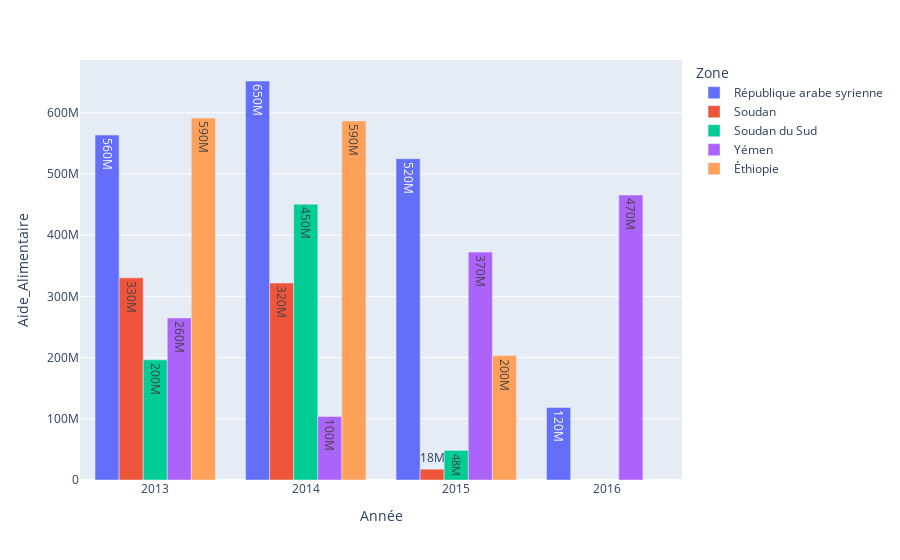

Source (notebook cell):
### Code cell
#Évolution de l’aide alimentaire pour les 5 pays qui en ont le plus bénéficié entre 2013 et 2016
import plotly.express as px
fig = px.bar(sum_tri_top_5,
             x="Année",
             y="Aide_Alimentaire",
             color="Zone",
             barmode='group',
             text_auto='.2s',
             
             )
fig.update_layout(xaxis={'categoryorder':'total ascending'})

fig.show()

### Figure 1 — Plotly figure (JSON) as saved in the notebook; plotly's stock layout.template omitted (floating-point values rounded to 4 significant figures)
{"data": [{"alignmentgroup": "True", "hovertemplate": "Zone=République arabe syrienne<br>Année=%{x}<br>Aide_Alimentaire=%{y}<extra></extra>", "legendgroup": "République arabe syrienne", "marker": {"color": "#636efa", "pattern": {"shape": ""}}, "name": "République arabe syrienne", "offsetgroup": "République arabe syrienne", "orientation": "v", "showlegend": true, "textposition": "auto", "texttemplate": "%{y:.2s}", "type": "bar", "x": [2013, 2014, 2015, 2016], "xaxis": "x", "y": [563566000, 651870000, 524949000, 118558000], "yaxis": "y"}, {"alignmentgroup": "True", "hovertemplate": "Zone=Soudan<br>Année=%{x}<br>Aide_Alimentaire=%{y}<extra></extra>", "legendgroup": "Soudan", "marker": {"color": "#EF553B", "pattern": {"shape": ""}}, "name": "Soudan", "offsetgroup": "Soudan", "orientation": "v", "showlegend": true, "textposition": "auto", "texttemplate": "%{y:.2s}", "type": "bar", "x": [2013, 2014, 2015], "xaxis": "x", "y": [330230000, 321904000, 17650000], "yaxis": "y"}, {"alignmentgroup": "True", "hovertemplate": "Zone=Soudan du Sud<br>Année=%{x}<br>Aide_Alimentaire=%{y}<extra></extra>", "legendgroup": "Soudan du Sud", "marker": {"color": "#00cc96", "pattern": {"shape": ""}}, "name": "Soudan du Sud", "offsetgroup": "Soudan du Sud", "orientation": "v", "showlegend": true, "textposition": "auto", "texttemplate": "%{y:.2s}", "type": "bar", "x": [2013, 2014, 2015], "xaxis": "x", "y": [196330000, 450610000, 48308000], "yaxis": "y"}, {"alignmentgroup": "True", "hovertemplate": "Zone=Yémen<br>Année=%{x}<br>Aide_Alimentaire=%{y}<extra></extra>", "legendgroup": "Yémen", "marker": {"color": "#ab63fa", "pattern": {"shape": ""}}, "name": "Yémen", "offsetgroup": "Yémen", "orientation": "v", "showlegend": true, "textposition": "auto", "texttemplate": "%{y:.2s}", "type": "bar", "x": [2013, 2014, 2015, 2016], "xaxis": "x", "y": [264764000, 103840000, 372306000, 465574000], "yaxis": "y"}, {"alignmentgroup": "True", "hovertemplate": "Zone=Éthiopie<br>Année=%{x}<br>Aide_Alimentaire=%{y}<extra></extra>", "legendgroup": "Éthiopie", "marker": {"color": "#FFA15A", "pattern": {"shape": ""}}, "name": "Éthiopie", "offsetgroup": "Éthiopie", "orientation": "v", "showlegend": true, "textposition": "auto", "texttemplate": "%{y:.2s}", "type": "bar", "x": [2013, 2014, 2015], "xaxis": "x", "y": [591404000, 586624000, 203266000], "yaxis": "y"}], "layout": {"barmode": "group", "legend": {"title": {"text": "Zone"}, "tracegroupgap": 0}, "margin": {"t": 60}, "xaxis": {"anchor": "y", "categoryorder": "total ascending", "domain": [0, 1], "title": {"text": "Année"}}, "yaxis": {"anchor": "x", "domain": [0, 1], "title": {"text": "Aide_Alimentaire"}}}}
